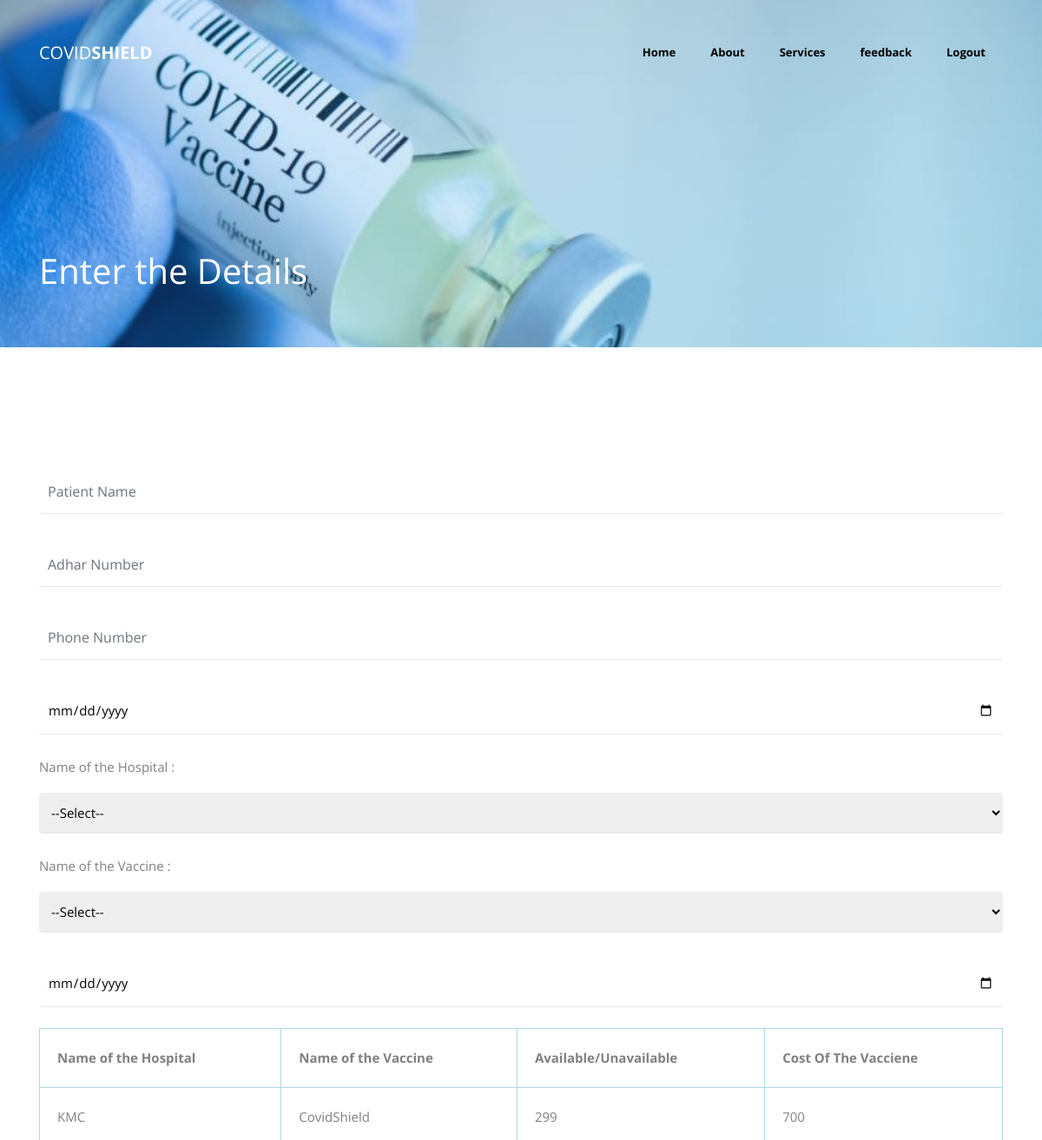
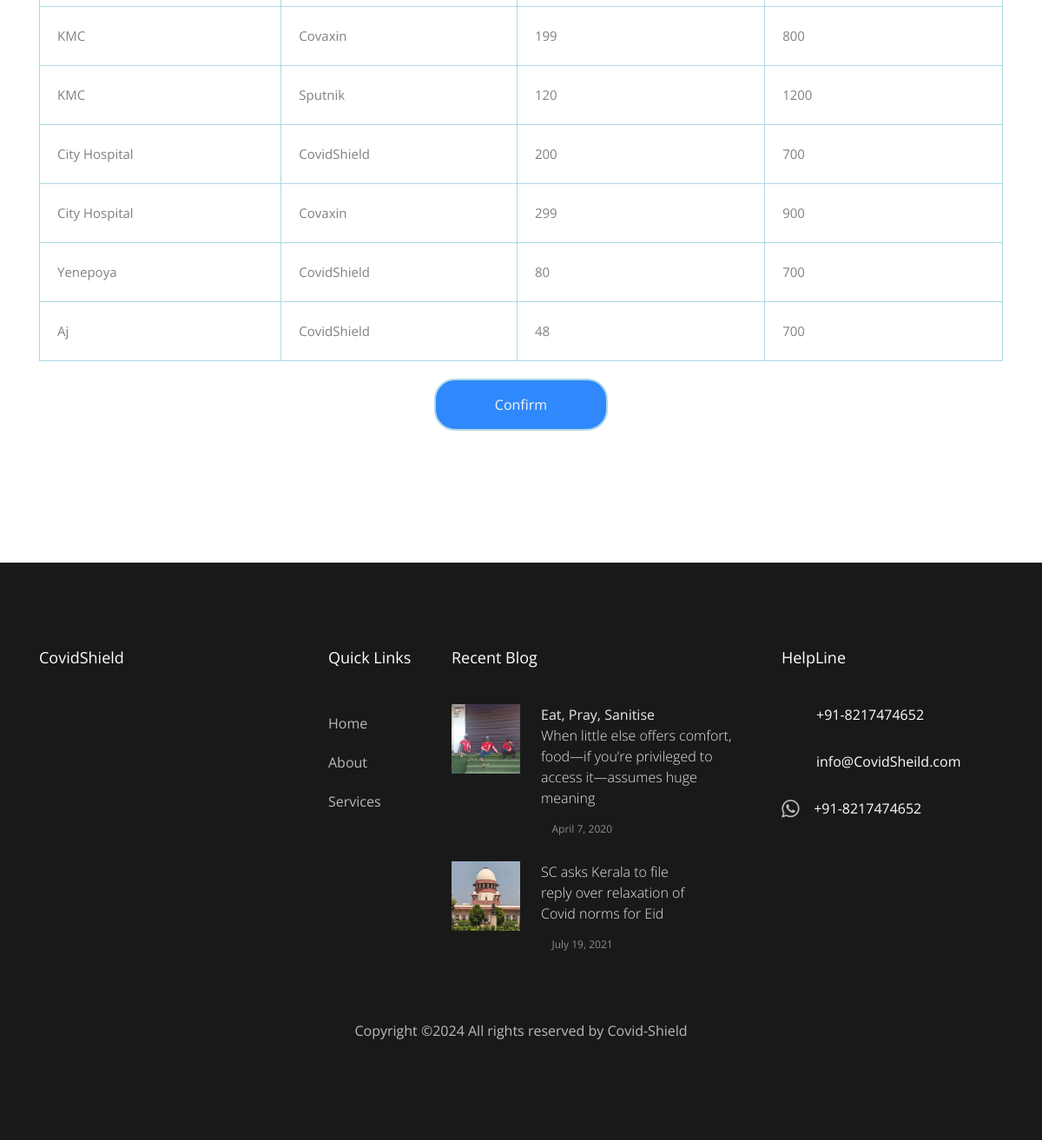
/user/vaccine.php (signed in), run on the app's committed database (2 pictures, top to bottom).
### tables this page shows
CREATE TABLE `hospital` (
  `hid` int(11) NOT NULL,
  `hname` varchar(100) NOT NULL,
  `question` varchar(50) NOT NULL,
  `answer` varchar(50) NOT NULL,
  `email` varchar(50) NOT NULL,
  `phone` varchar(50) NOT NULL,
  `address` varchar(100) NOT NULL,
  `city` varchar(50) NOT NULL,
  `state` varchar(50) NOT NULL,
  `pincode` int(30) NOT NULL,
  `username` varchar(50) NOT NULL,
  `password` varchar(50) NOT NULL,
  `status` varchar(50) NOT NULL DEFAULT 'pending',
  `image` varchar(100) NOT NULL
);

CREATE TABLE `vaccine` (
  `id` int(11) NOT NULL,
  `hemail` varchar(50) NOT NULL,
  `vname` varchar(100) NOT NULL,
  `qty` int(20) NOT NULL,
  `cost` int(20) NOT NULL
);

### user/vaccine.php (the view, shortened to what this page needs)
<!DOCTYPE html>
<html lang="en">
  <head>
    <link rel="stylesheet" href="https://cdnjs.cloudflare.com/ajax/libs/font-awesome/4.7.0/css/font-awesome.min.css">
    <link rel="stylesheet" href="css/open-iconic-bootstrap.min.css">
    <link rel="stylesheet" href="css/animate.css">
    <link rel="stylesheet" href="css/owl.carousel.min.css">
    <link rel="stylesheet" href="css/owl.theme.default.min.css">
    <link rel="stylesheet" href="css/magnific-popup.css">
    <link rel="stylesheet" href="css/aos.css">
    <link rel="stylesheet" href="css/ionicons.min.css">
    <link rel="stylesheet" href="css/bootstrap-datepicker.css">
    <link rel="stylesheet" href="css/jquery.timepicker.css">
    <link rel="stylesheet" href="css/flaticon.css">
    <link rel="stylesheet" href="css/icomoon.css">
    <link rel="stylesheet" href="css/style.css">
  </head>
  <body>
   <?php include('nav.php'); ?>
    <section class="home-slider owl-carousel">
      <div class="slider-item bread-item" style="background-image: url('images/qq.jpg');" data-stellar-background-ratio="0.5">
        <div class="overlay"></div>
        <div class="container" data-scrollax-parent="true">
          <div class="row slider-text align-items-end">
            <div class="col-md-7 col-sm-12 ftco-animate mb-5" >
              <h1 class="mb-3" data-scrollax=" properties: { translateY: '70%', opacity: .9}">Enter the Details</h1>
            </div>
          </div>
        </div>
      </div>
    </section>
<section class="ftco-section" >
 <div class="container">
  <br>
 <form action="#" class="box" method="post">
              <div class="form-group">
                <div class="form-group">
                <input type="text" class="form-control" name="name" placeholder="Patient Name" pattern="[A-Za-z\s]+" title="letters only" maxlength="50"required=""/>
              </div>
              <div class="form-group">
                <input type="text" class="form-control" name="aadhar" placeholder="Adhar Number" required="" pattern="[0-9]+"  maxlength="12" minlength="12"  title="numbers only with a length of 12"/>
              </div>
              <div class="form-group">
                <input type="text" class="form-control" name="phone" placeholder="Phone Number" required=""  pattern="[0-9]+" title="numbers only" maxlength="10" minlength="10" />
              </div>
              <div class="form-group">
                <input placeholder="Date of Birth" type="date" name="dob" title="dob" max="<?php echo date("Y-m-d", strtotime("-6570 day"));?>" required="">
              </div>
                <label for="hosiptals">Name of the Hospital : </label>
                <select name="hospital" id="hospitals" required="">
                <option value="">--Select--</option>
                </select>
                </div>
                <div class="form-group">
                <label for="vaccine">Name of the Vaccine : </label>
                <select name="vaccine" id="hospitals" required="">
                <option value="">--Select--</option>
                </select>
                </div>
                <div class="form-group">
  <input placeholder="Book Slot" type="date" name="slot" min="<?php echo date("Y-m-d", strtotime("+1 day"));?>"  required=""/>
</div>
  <table width=1110 height=300 cellpadding="20" border=1 style="border-color:lightblue">
   <tr>
    <th>Name of the Hospital</th>
    <th>Name of the Vaccine</th>
    <th>Available/Unavailable</th>
    <th>Cost Of The Vacciene</th>
  </tr>
  <?php
	include("config.php");
	$sql = "select hospital.hname, vaccine.vname, vaccine.qty, vaccine.cost from hospital inner join vaccine on vaccine.hemail=hospital.email";
	$result = mysqli_query($con,$sql);
	$count =mysqlI_num_rows($result);
	if($count>0)
	{
		while($row = mysqli_fetch_array($result))
		{
			$hname=$row[0];
			$vname=$row[1];
			$qty=$row[2];
			$cost=$row[3];
			?>
  <tr>
    <td><?php echo $hname ?></td>
    <td><?php echo $vname ?></td>
    <td><?php echo $qty ?></td>
    <td><?php echo $cost ?></td>
  </tr>
	<?php }}?>
  </table>
  <center>
  <div class="form-group">
<input type="submit" value="Confirm" class="btn btn-primary py-3 px-5" name="save">
 </div>
 </center>
  </form>
  <br>
      </div>
    </section>
<?php include('footer.php'); ?>
  </body>
</html>

### user/vaccine.php (style rules this page uses)
input[type=text],select,[type=email],[type=date],[type=number] { width:100%; padding: 12px 10px; margin: 8px 0; display: inline-block; border-radius: 4px; box-sizing: border-box; box-shadow: none !important; border: none; border-bottom: 1px solid #e6e6e6; }
label,th { font-size: 1em; }
.box input[type="submit"] { border:0; background: #2f89fc; display: block; margin: 20px auto; border:2px solid lightblue; padding: 14px 40px; width:200px; outline: none; color: whitesmoke; border-radius:24px; transition: 0.25s; cursor:pointer; }

### data on the page
hospital: hname "KMC", vaccine.vname "CovidShield", vaccine.qty "299", vaccine.cost "700", vaccine.vname "Covaxin", vaccine.qty "199", vaccine.cost "800", vaccine.vname "Sputnik", vaccine.qty "120", vaccine.cost "1200"
hospital: hname "City Hospital", vaccine.vname "CovidShield", vaccine.qty "200", vaccine.cost "700", vaccine.vname "Covaxin", vaccine.qty "299", vaccine.cost "900"
hospital: hname "Yenepoya", vaccine.vname "CovidShield", vaccine.qty "80", vaccine.cost "700"
hospital: hname "Aj", vaccine.vname "CovidShield", vaccine.qty "48", vaccine.cost "700"
